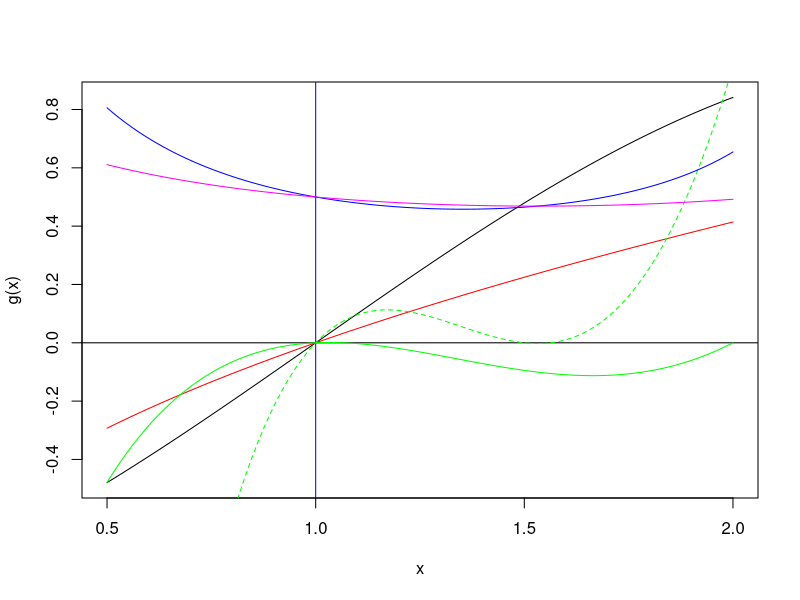

Source code (R):
#Math 23 Script2.4B-LHospital.R

#Last modified: October 21, 2014 by Paul Bamberg


#Topic 1 - Illustration of proof 6 from Week 8
f <- function(x) sqrt(x) - 1   #the numerator
g <- function(x) sin(x-1) #the denominator

curve(g(x), from = 0.5, to = 2)
abline(h = 0)
abline(v = 1, col = "blue") #we want the limit as x approaches 1 from above
curve(f(x), col = "red", add = TRUE)

#Set x = 2: g and its derivative are both positive on (1,2]
h <- function(x) f(x)*g(2)- f(2)*g(x)
curve(10*h(x), col = "green", add = TRUE)
z <- optimize(h, c(1,2), maximum = FALSE)$minimum; z #guaranteed by Rolle
r <- function(x) 1/(2*sqrt(x)*cos(x-1)) #ratio of derivatives
f(2)/g(2); r(z)

#The same thing works for any smaller value of x
xx <- 1.5
hh <- function(x) f(x)*g(xx)- f(xx)*g(x)
curve(100*hh(x), col = "green", lty = 2, add = TRUE)
z <- optimize(hh, c(1,xx), maximum = TRUE)$maximum; z #this time h has a maximum
f(xx)/g(xx); r(z)

curve(r(x), col = "blue", add = TRUE) #the limit is 1/2 as z approaches 1
curve(f(x)/g(x), col = "magenta", add = TRUE) #f/g has the same limit

